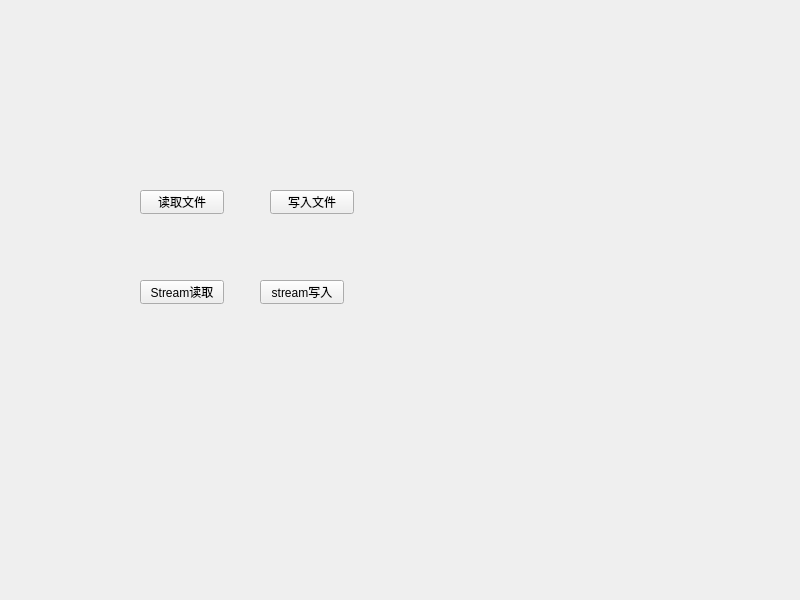
<?xml version="1.0" encoding="UTF-8"?>
<ui version="4.0">
 <class>Widget</class>
 <widget class="QWidget" name="Widget">
  <property name="geometry">
   <rect>
    <x>0</x>
    <y>0</y>
    <width>800</width>
    <height>600</height>
   </rect>
  </property>
  <property name="windowTitle">
   <string>Widget</string>
  </property>
  <widget class="QPushButton" name="btnRead">
   <property name="geometry">
    <rect>
     <x>140</x>
     <y>190</y>
     <width>84</width>
     <height>24</height>
    </rect>
   </property>
   <property name="text">
    <string>读取文件</string>
   </property>
  </widget>
  <widget class="QPushButton" name="btnWrite">
   <property name="geometry">
    <rect>
     <x>270</x>
     <y>190</y>
     <width>84</width>
     <height>24</height>
    </rect>
   </property>
   <property name="text">
    <string>写入文件</string>
   </property>
  </widget>
  <widget class="QPushButton" name="btnstrRead">
   <property name="geometry">
    <rect>
     <x>140</x>
     <y>280</y>
     <width>84</width>
     <height>24</height>
    </rect>
   </property>
   <property name="text">
    <string>Stream读取</string>
   </property>
  </widget>
  <widget class="QPushButton" name="btnstreamWrite">
   <property name="geometry">
    <rect>
     <x>260</x>
     <y>280</y>
     <width>84</width>
     <height>24</height>
    </rect>
   </property>
   <property name="text">
    <string>stream写入</string>
   </property>
  </widget>
 </widget>
 <resources/>
 <connections/>
</ui>
